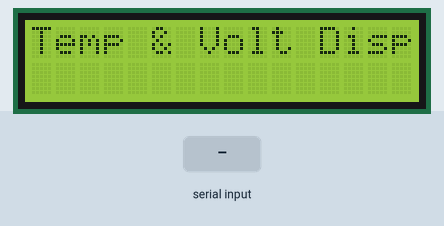
Bench run of a sketch on a simulated Arduino Uno, built with avr-gcc and run on an emulated ATmega328P. On the bench: 16×2 character LCD. The test bench sets the inputs (shaded band).

Above: at 3.2 s.
3.3 s: "1\n" received over Serial
At 4.5 s:
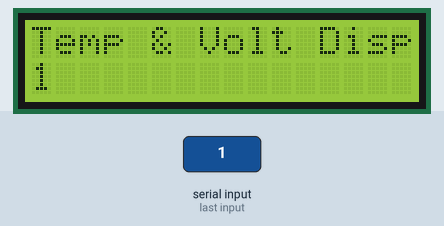
5.6 s: "0\n" received over Serial
At 7.4 s:
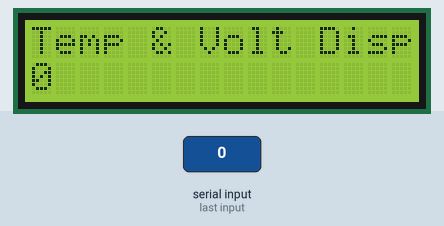
7.7 s: "2\n" received over Serial
At 9.6 s:
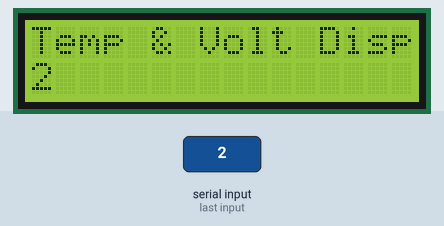
Timing chart, 0 to 11.1 s (numbered marks = the images above; inputs shaded):
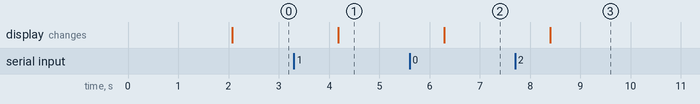

The sketch:

Receiver_RX_.ino
```cpp
#include <LiquidCrystal.h>
int serIn;
char serInString[20];
int serInIndx = 0;
LiquidCrystal lcd(8, 9, 4, 5, 6, 7);
int lcd_key = 0;
int adc_key_in = 0;
float volt = 0;
void readSerialString ()
{
 char ch;
 if (Serial.available() > 0)
  {
    delay(100);
    for(int i = 0; i < 20; ++i)
     {
       serInString[i] = 0;
     }
   do
     {
       ch = (char) Serial.read();
       if(ch != '\n')
        {
          serInString[serInIndx] = ch;
          serInIndx++;
        }
     } while(ch != '\n');
       serInIndx = 0;
   }
}
void printSerialString()
{
 lcd.clear();
 lcd.setCursor(0, 0);
 lcd.write("Temp & Volt Disp.");
 lcd.setCursor(0, 1);
 lcd.write(serInString);
}
void setup()
{
 lcd.begin(16, 2);
 lcd.setCursor(0, 0);
 lcd.print("**More COllege**");
 delay(2000);
 Serial.begin(9600);
}
void loop()
{
 readSerialString();
 printSerialString();
 delay(1000);
}
```

Measured:
- after the input at 3.3 s, the display: changes after 0.88 s (image 1)
- after the input at 5.6 s, the display: changes after 0.69 s (image 2)
- after the input at 7.7 s, the display: changes after 0.70 s (image 3)
